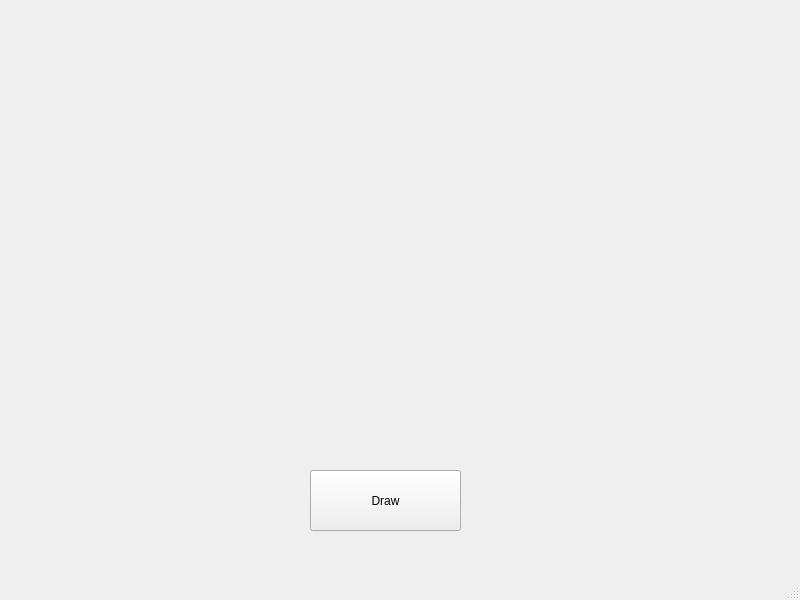
<?xml version="1.0" encoding="UTF-8"?>
<ui version="4.0">
 <class>MainWindow</class>
 <widget class="QMainWindow" name="MainWindow">
  <property name="geometry">
   <rect>
    <x>0</x>
    <y>0</y>
    <width>800</width>
    <height>600</height>
   </rect>
  </property>
  <property name="windowTitle">
   <string>MainWindow</string>
  </property>
  <widget class="QWidget" name="centralwidget">
   <widget class="QPushButton" name="pushButton">
    <property name="geometry">
     <rect>
      <x>310</x>
      <y>470</y>
      <width>151</width>
      <height>61</height>
     </rect>
    </property>
    <property name="text">
     <string>Draw</string>
    </property>
   </widget>
  </widget>
  <widget class="QMenuBar" name="menubar">
   <property name="geometry">
    <rect>
     <x>0</x>
     <y>0</y>
     <width>800</width>
     <height>21</height>
    </rect>
   </property>
  </widget>
  <widget class="QStatusBar" name="statusbar"/>
 </widget>
 <resources/>
 <connections/>
</ui>
